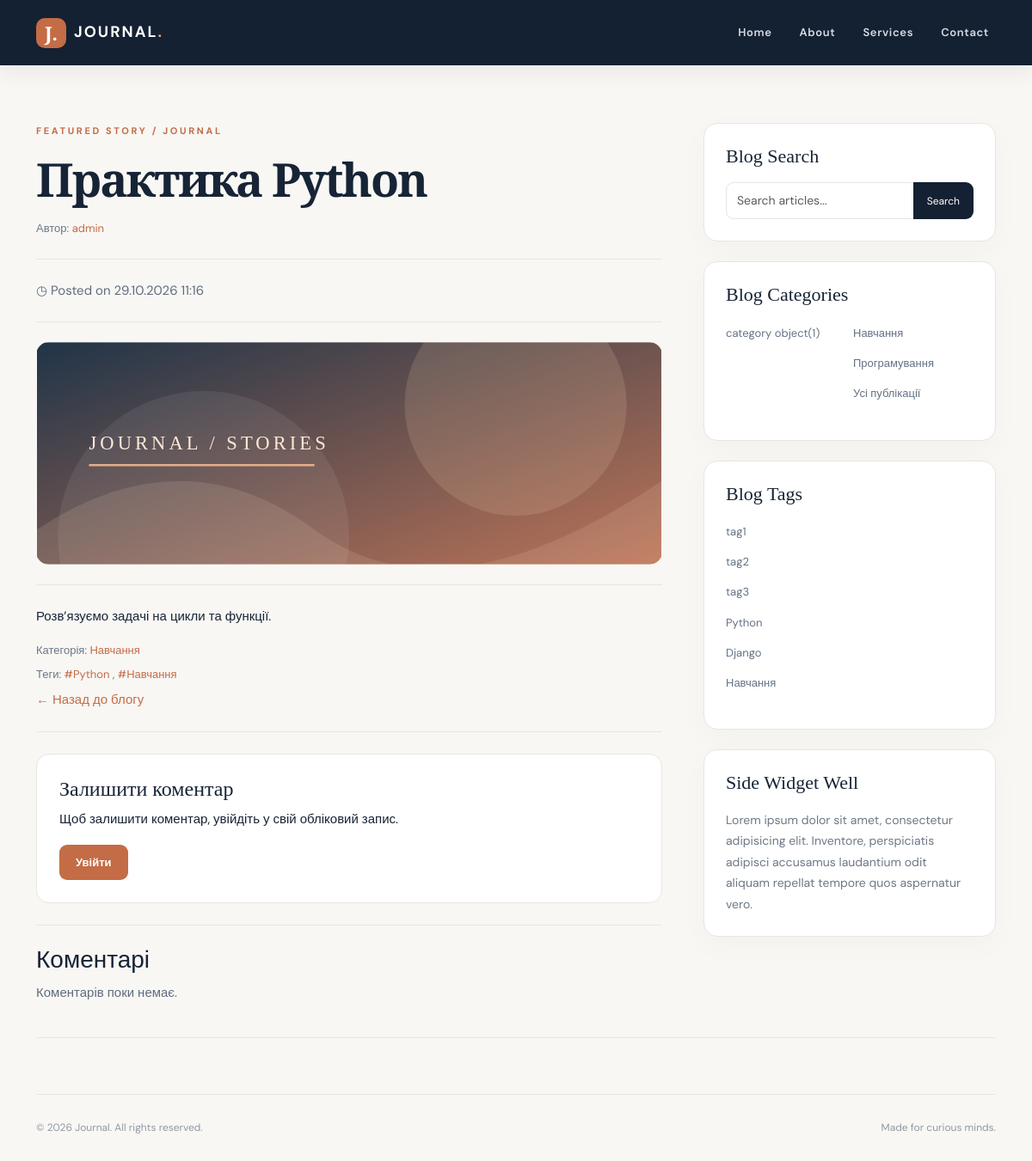
The page /post/praktika-python/ on the database as committed earlier.
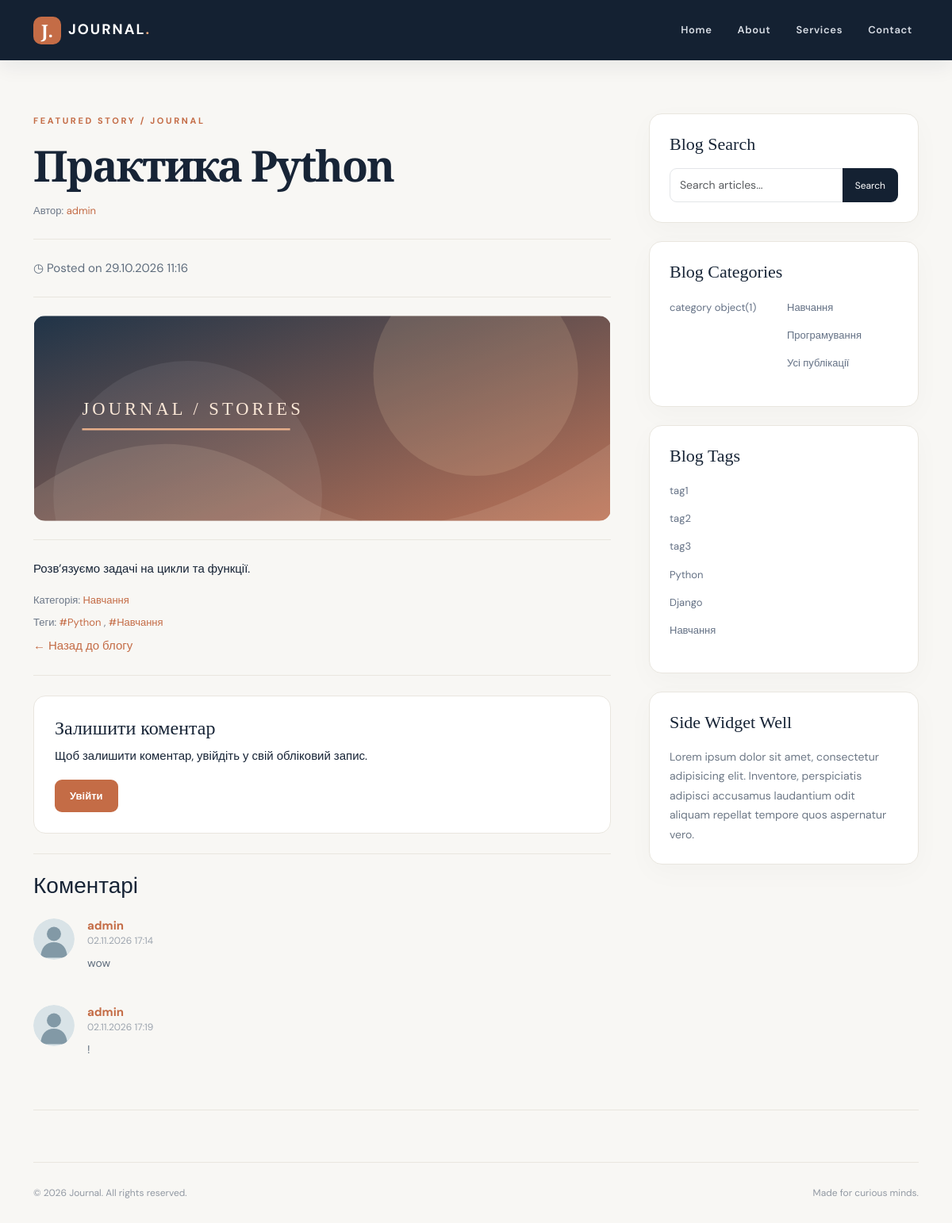
The same page on the database as committed later.
### blog/models.py (models this page shows, shortened)
class Tag(models.Model):
    name = models.CharField(
        max_length=30,
        unique=True,
        verbose_name="Назва",
    )
    slug = models.SlugField(
        max_length=100,
        unique=True,
        blank=True,
        null=True,
        allow_unicode=True,
        verbose_name="Слаг",
    )
    class Meta:
        verbose_name = "Тег"
        verbose_name_plural = "Теги"

class Category(models.Model):
    name = models.CharField(
        max_length=100,
        verbose_name="Назва",
    )
    slug = models.SlugField(
        max_length=200,
        unique=True,
        blank=True,
        null=True,
        allow_unicode=True,
        verbose_name="Слаг",
    )
    class Meta:
        ordering = ["name"]
        verbose_name = "Категорія"
        verbose_name_plural = "Категорії"

class Comment(models.Model):
    post = models.ForeignKey(
        Post,
        on_delete=models.CASCADE,
        related_name='comments',
        verbose_name='Публікація',
    )
    author = models.ForeignKey(
        User,
        on_delete=models.CASCADE,
        verbose_name='Автор',
    )
    text = models.TextField(
        verbose_name='Текст',
    )
    created_at = models.DateTimeField(
        auto_now_add=True,
        verbose_name='Дата створення',
    )
    class Meta:
        ordering = ['created_at']
        verbose_name = 'Коментар'
        verbose_name_plural = 'Коментарі'

### blog/views.py (the view, shortened to what this page needs)
# urls.py: path("post/<slug:post_slug>/", views.post_detail, name="post"),
def post_detail(request, post_slug):
    post = get_object_or_404(Post, slug=post_slug)
    comments = post.comments.select_related('author').all()
    form = CommentForm()
    context = {
        'post': post,
        'comments': comments,
        'form': form,
        'tags': Tag.objects.all(),
    }
    context.update(get_categories())
    return render(request, 'blog/post_detail.html', context)

### blog/forms.py
class CommentForm(forms.ModelForm):
    class Meta:
        model = Comment
        fields = ['text']
        labels = {
            'text': 'Ваш коментар',
        }
        widgets = {
            'text': forms.Textarea(attrs={
                'class': 'form-control',
                'placeholder': 'Напишіть свій коментар...',
                'rows': 3,
            }),
        }

### blog/views.py (called while the page is built)
def get_categories():
    categories = list(Category.objects.all())
    middle = len(categories) // 2
    first_half = categories[:middle]
    second_half = categories[middle:]
    return {
        'categories': first_half,
        'categories2': second_half,
    }

### templates/blog/post_detail.html (shortened to what this page needs)
{% extends 'base.html' %}
{% load static %}
{% block content %}
<div class="eyebrow mb-3">FEATURED STORY / JOURNAL</div>
<h1 class="article-title">{{ post.title }}</h1>
<p class="byline">
    Автор:
    <a href="{% url 'blog:profile_detail' post.user_id %}">
        {{ post.user.username }}
    </a>
</p>
<hr class="soft-divider"/>
<p>◷ Posted on {{ post.published_date|date:"d.m.Y H:i" }}</p>
<hr class="soft-divider"/>
{% if post.image %}
<img alt="{{ post.title }}"
     class="img-fluid feature-image"
     src="{{ post.image.url }}"/>
{% else %}
<img alt="Abstract editorial illustration"
     class="img-fluid feature-image"
     src="{% static 'blog/assets/feature.svg' %}"/>
{% endif %}
<hr class="soft-divider"/>
<div class="article-content">
    {{ post.content|linebreaks }}
</div>
<p class="byline">
    Категорія:
    <a href="{% url 'blog:index' %}?category={{ post.category_id }}">
        {{ post.category.name }}
    </a>
</p>
<p class="byline">
    Теги:
    {% for tag in post.tags.all %}
        <a href="{% url 'blog:index' %}?tag={{ tag.slug }}">
            #{{ tag.name }}
        </a>{% if not forloop.last %}, {% endif %}
    {% empty %}
        Без тегів
    {% endfor %}
</p>
<p>
    <a href="{% url 'blog:index' %}">← Назад до блогу</a>
</p>
<hr class="soft-divider"/>
<div class="comment-box">
    <h4>Залишити коментар</h4>
    {% if user.is_authenticated %}
        <form class="comment-form"
              method="post"
              action="{% url 'blog:post' post.slug %}">
            {% csrf_token %}
            {{ form.non_field_errors }}
            <div class="form-group">
                {{ form.text.label_tag }}
                {{ form.text }}
                {{ form.text.errors }}
            </div>
            <button class="btn btn-accent mt-3" type="submit">
                Надіслати
            </button>
        </form>
    {% else %}
        <p>Щоб залишити коментар, увійдіть у свій обліковий запис.</p>
        <a class="btn btn-accent"
           href="{% url 'admin:login' %}?next={{ request.path|urlencode }}">
            Увійти
        </a>
    {% endif %}
</div>
<hr class="soft-divider"/>
<h3>Коментарі</h3>
{% for comment in comments %}
    <div class="comment-item">
        <a class="avatar-wrap"
           href="{% url 'blog:profile_detail' comment.author_id %}">
            <img alt="Аватар автора"
                 class="avatar"
                 src="{% static 'blog/assets/avatar.svg' %}"/>
        </a>
        <div class="comment-body">
            <h4 class="comment-author">
                <a href="{% url 'blog:profile_detail' comment.author_id %}">
                    {{ comment.author.username }}
                </a>
                <small class="comment-date">
                    {{ comment.created_at|date:"d.m.Y H:i" }}
                </small>
            </h4>
            {{ comment.text|linebreaks }}
        </div>
    </div>
{% empty %}
    <p>Коментарів поки немає.</p>
{% endfor %}
{% endblock %}

### templates/base.html (shortened to what this page needs)
<!DOCTYPE html>
<html lang="en">
<head>
    {% load static %}
    <link href="https://cdn.jsdelivr.net/npm/bootstrap@5.3.3/dist/css/bootstrap.min.css" rel="stylesheet"/>
    <link href="{% static 'blog/css/site.css' %}?v=full-images-20261103-2" rel="stylesheet"/>
</head>
<body>
{% include 'blog/navbar.html' %}
<div class="container page-container">
    <div class="row g-5">
        <div class="col-lg-8">{% block content %} {% endblock %} </div>
        <div class="col-lg-4">
            <div class="sidebar-card">
                <h4 class="sidebar-heading">Blog Search</h4>
                <div class="input-group">
                    <input aria-label="Search articles" class="form-control" placeholder="Search articles..."
                           type="text"/>
                    <button class="btn btn-search" type="button" onclick="searchPosts()">Search</button>
                </div>
            </div>
            <div class="sidebar-card">
                <h4 class="sidebar-heading">Blog Categories</h4>
                <div class="row g-2">
                    <div class="col-6">
                        <ul class="list-unstyled category-list">
                            {% for category in categories %}
                                <li><a href="{% url 'blog:index' %}?category={{ category.pk }}">{{ category.name }}</a></li>
                            {% empty %}
                                {% if not categories2 %}
                                    <li>Поки що немає категорій</li>
                                {% endif %}
                            {% endfor %}
                        </ul>
                    </div>
                    <div class="col-6">
                        <ul class="list-unstyled category-list">
                            {% for category in categories2 %}
                                <li><a href="{% url 'blog:index' %}?category={{ category.pk }}">{{ category.name }}</a></li>
                            {% endfor %}
                            <li><a href="{% url 'blog:index' %}">Усі публікації</a></li>
                        </ul>
                    </div>
                </div>
            </div>
            <div class="sidebar-card">
                <h4 class="sidebar-heading">Blog Tags</h4>
                <div class="row g-2">
                    <div class="col-12">
                        <ul class="list-unstyled category-list">
                            {% for tag in tags %}
                                <li><a href="{% url 'blog:index' %}?tag={{ tag.slug }}">{{ tag.name }}</a></li>
                            {% empty %}
                                <li>Поки що немає тегів</li>
                            {% endfor %}
                        </ul>
                    </div>
                </div>
            </div>
            <div class="sidebar-card">
                <h4 class="sidebar-heading">Side Widget Well</h4>
                <p>Lorem ipsum dolor sit amet, consectetur adipisicing elit. Inventore, perspiciatis adipisci accusamus
                    laudantium odit aliquam repellat tempore quos aspernatur vero.</p>
            </div>
        </div>
    </div>
    <hr class="soft-divider"/>
    <footer class="site-footer">
        <div class="d-flex flex-wrap justify-content-between gap-2">
            <span>© 2026 Journal. All rights reserved.</span><span>Made for curious minds.</span></div>
    </footer>
</div>
</body>
</html>

Rows that differ between the two databases and show on the page:
added Comment: author.username "admin", created_at "02.11.2026 17:14", text "wow"
added Comment: author.username "admin", created_at "02.11.2026 17:19", text "!"
Other text that changed with them:
text no longer shown: "Коментарів поки немає."
